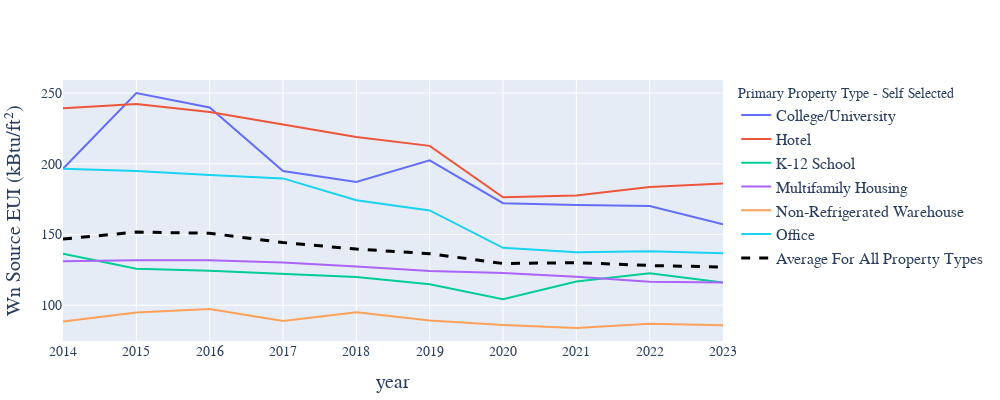

Here is the notebook cell this chart was saved with:
### Code cell
# Group by property type and year
df_nyc_gb = df_nyc_graph.groupby(['Primary Property Type - Self Selected', 'year'])['Weather Normalized Source EUI (kBtu/ft²)'].mean().reset_index()

# Compute yearly average across all property types
df_avg = df_nyc_simp.groupby('year')['Weather Normalized Source EUI (kBtu/ft²)'].mean().reset_index()

# Plot main figure
fig = px.line(
    df_nyc_gb,
    x="year",
    y="Weather Normalized Source EUI (kBtu/ft²)",
    color="Primary Property Type - Self Selected",
    labels={"Weather Normalized Source EUI (kBtu/ft²)": "Wn Source EUI (kBtu/ft²)"},
    width=1000,
    height=400
)

# Add average line trace
fig.add_trace(
    go.Scatter(
        x=df_avg["year"],
        y=df_avg["Weather Normalized Source EUI (kBtu/ft²)"],
        mode="lines",
        name="Average For All Property Types",
        line=dict(color="black", width=3, dash="dash")
    )
)

# Layout styling
fig.update_layout(
    font=dict(family="Times New Roman", size=14),
    title_font=dict(size=22, family="Times New Roman"),
    legend_title=dict(font=dict(family="Times New Roman", size=14)),
    legend=dict(font=dict(size=16)),
    xaxis_title_font=dict(size=20),
    yaxis_title_font=dict(size=20),
    xaxis=dict(tickfont=dict(size=14)),
    yaxis=dict(tickfont=dict(size=14)),
    margin=dict(l=40, r=40, t=80, b=40)
)

fig.show()

### Figure 1 — Plotly figure (JSON) as saved in the notebook; plotly's stock layout.template omitted (floating-point values rounded to 4 significant figures)
{"data": [{"hovertemplate": "Primary Property Type - Self Selected=College/University<br>year=%{x}<br>Wn Source EUI (kBtu/ft²)=%{y}<extra></extra>", "legendgroup": "College/University", "line": {"color": "#636efa", "dash": "solid"}, "marker": {"symbol": "circle"}, "mode": "lines", "name": "College/University", "orientation": "v", "showlegend": true, "type": "scatter", "x": [2014, 2015, 2016, 2017, 2018, 2019, 2020, 2021, 2022, 2023], "xaxis": "x", "y": [196.5, 249.9, 239.8, 194.9, 187.1, 202.4, 172.1, 170.8, 170.1, 157.1], "yaxis": "y"}, {"hovertemplate": "Primary Property Type - Self Selected=Hotel<br>year=%{x}<br>Wn Source EUI (kBtu/ft²)=%{y}<extra></extra>", "legendgroup": "Hotel", "line": {"color": "#EF553B", "dash": "solid"}, "marker": {"symbol": "circle"}, "mode": "lines", "name": "Hotel", "orientation": "v", "showlegend": true, "type": "scatter", "x": [2014, 2015, 2016, 2017, 2018, 2019, 2020, 2021, 2022, 2023], "xaxis": "x", "y": [239.3, 242.3, 236.5, 227.5, 218.9, 212.6, 176.3, 177.5, 183.6, 186.0], "yaxis": "y"}, {"hovertemplate": "Primary Property Type - Self Selected=K-12 School<br>year=%{x}<br>Wn Source EUI (kBtu/ft²)=%{y}<extra></extra>", "legendgroup": "K-12 School", "line": {"color": "#00cc96", "dash": "solid"}, "marker": {"symbol": "circle"}, "mode": "lines", "name": "K-12 School", "orientation": "v", "showlegend": true, "type": "scatter", "x": [2014, 2015, 2016, 2017, 2018, 2019, 2020, 2021, 2022, 2023], "xaxis": "x", "y": [136.3, 125.8, 124.4, 122.4, 119.9, 114.8, 104.2, 116.8, 122.6, 116.0], "yaxis": "y"}, {"hovertemplate": "Primary Property Type - Self Selected=Multifamily Housing<br>year=%{x}<br>Wn Source EUI (kBtu/ft²)=%{y}<extra></extra>", "legendgroup": "Multifamily Housing", "line": {"color": "#ab63fa", "dash": "solid"}, "marker": {"symbol": "circle"}, "mode": "lines", "name": "Multifamily Housing", "orientation": "v", "showlegend": true, "type": "scatter", "x": [2014, 2015, 2016, 2017, 2018, 2019, 2020, 2021, 2022, 2023], "xaxis": "x", "y": [131.0, 131.8, 131.7, 130.3, 127.5, 124.2, 122.7, 120.2, 116.6, 116.1], "yaxis": "y"}, {"hovertemplate": "Primary Property Type - Self Selected=Non-Refrigerated Warehouse<br>year=%{x}<br>Wn Source EUI (kBtu/ft²)=%{y}<extra></extra>", "legendgroup": "Non-Refrigerated Warehouse", "line": {"color": "#FFA15A", "dash": "solid"}, "marker": {"symbol": "circle"}, "mode": "lines", "name": "Non-Refrigerated Warehouse", "orientation": "v", "showlegend": true, "type": "scatter", "x": [2014, 2015, 2016, 2017, 2018, 2019, 2020, 2021, 2022, 2023], "xaxis": "x", "y": [88.54, 94.91, 97.43, 88.83, 95.1, 89.19, 86.08, 83.97, 86.98, 85.93], "yaxis": "y"}, {"hovertemplate": "Primary Property Type - Self Selected=Office<br>year=%{x}<br>Wn Source EUI (kBtu/ft²)=%{y}<extra></extra>", "legendgroup": "Office", "line": {"color": "#19d3f3", "dash": "solid"}, "marker": {"symbol": "circle"}, "mode": "lines", "name": "Office", "orientation": "v", "showlegend": true, "type": "scatter", "x": [2014, 2015, 2016, 2017, 2018, 2019, 2020, 2021, 2022, 2023], "xaxis": "x", "y": [196.5, 194.9, 192.1, 189.6, 174.2, 167.0, 140.5, 137.5, 138.2, 136.7], "yaxis": "y"}, {"line": {"color": "black", "dash": "dash", "width": 3}, "mode": "lines", "name": "Average For All Property Types", "type": "scatter", "x": [2014, 2015, 2016, 2017, 2018, 2019, 2020, 2021, 2022, 2023], "y": [146.8, 151.7, 150.9, 144.3, 139.7, 136.5, 129.5, 130.1, 128.1, 127.0]}], "layout": {"font": {"family": "Times New Roman", "size": 14}, "height": 400, "legend": {"font": {"size": 16}, "title": {"font": {"family": "Times New Roman", "size": 14}, "text": "Primary Property Type - Self Selected"}, "tracegroupgap": 0}, "margin": {"b": 40, "l": 40, "r": 40, "t": 80}, "title": {"font": {"family": "Times New Roman", "size": 22}}, "width": 1000, "xaxis": {"anchor": "y", "autorange": true, "domain": [0, 1], "range": [2014, 2023], "tickfont": {"size": 14}, "title": {"font": {"size": 20}, "text": "year"}, "type": "linear"}, "yaxis": {"anchor": "x", "autorange": true, "domain": [0, 1], "range": [74.75, 259.2], "tickfont": {"size": 14}, "title": {"font": {"size": 20}, "text": "Wn Source EUI (kBtu/ft²)"}, "type": "linear"}}}
